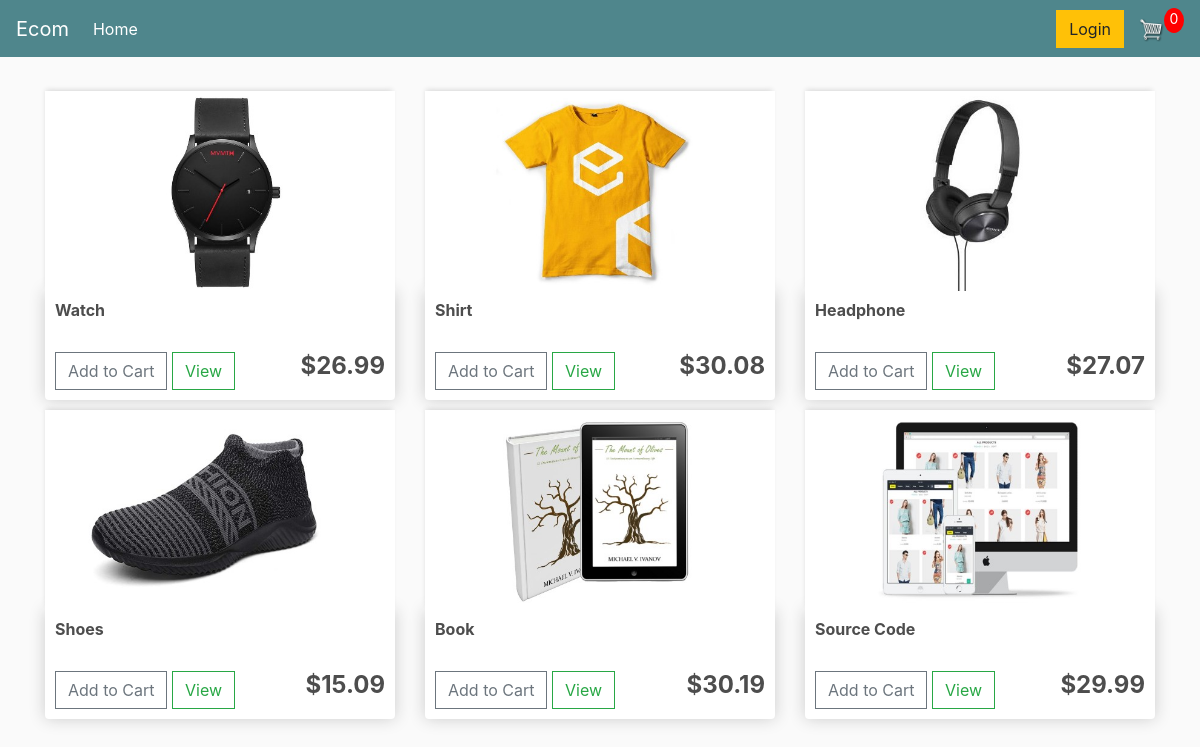
The page / on the database its author committed.
### store/models.py (models this page shows, shortened)
class Product(models.Model):
    name = models.CharField(max_length=200)
    price = models.DecimalField(max_digits=7, decimal_places=2)
    digital = models.BooleanField(default=False, null=True, blank=True)
    image = models.ImageField(null=True, blank=True)
    def imageURL(self):
        try:
            url = self.image.url
        except:
            url = ""
        return url

### store/views.py (the view)
# urls.py: path('', include('store.urls')),
def store(request):
    if request.user.is_authenticated:
        customer = request.user.customer
        order, created = Order.objects.get_or_create(customer=customer, complete=False)
        items = order.orderitem_set.all()
        cartItems = order.get_cart_items
    else:
        items = []
        order = {'get_cart_total':0, 'get_cart_items': 0, 'shipping': False}
        cartItems = order['get_cart_items']
    products = Product.objects.all()
    context = {
        'products': products,
        'cartItems' : cartItems,
    }
    return render(request, 'store/store.html', context)

### store/templates/store/store.html
{% extends 'store/main.html' %}
{% load static %}
{% block content %}
    <div class="row">
        {% for product in products %}
        <div class="col-lg-4">
            <img class="thumbnail" src="{{product.imageURL}}">
            <div class="box-element product">
                <h6><strong>{{product.name}}</strong></h6>
                <br>
                <button data-product="{{product.id}}" data-action="add" class="btn btn-outline-secondary add-btn update-cart">Add to Cart</button>
                <a class="btn btn-outline-success" href="#">View</a>
                <h4 style="display: inline-block; float: right"><strong>${{product.price|floatformat:2}}</strong></h4>
            </div>
        </div>
        {% endfor %}
    </div>
{% endblock content %}

### static/css/main.css (style rules this page uses)
body { background-color: hsl(0, 0%, 98%); }
h1,h2,h3,h4,h5,h6 { color:hsl(0, 0%, 30%); }
.box-element { box-shadow:hsl(0, 0%, 80%) 0 0 16px; background-color: #fff; border-radius: 4px; padding: 10px; }
.thumbnail { width: 100%; height: 200px; -webkit-box-shadow: -1px -3px 5px -2px rgba(214,214,214,1); -moz-box-shadow: -1px -3px 5px -2px rgba(214,214,214,1); box-shadow: -1px -3px 5px -2px rgba(214,214,214,1); }
.product { border-radius: 0 0 4px 4px; }
.col-lg-4, .col-lg-6, .col-lg-8, .col-lg-12 { margin-top: 10px; }
.btn { border-radius: 0; }

### rows shown on the page
Product: imageURL (picture), name "Watch", price "26.99"
Product: imageURL (picture), name "Shirt", price "30.08"
Product: imageURL (picture), name "Headphone", price "27.07"
Product: imageURL (picture), name "Shoes", price "15.09"
Product: imageURL (picture), name "Book", price "30.19"
Product: imageURL (picture), name "Source Code", price "29.99"

### other values the page prints
{{ cartItems }} "0"
